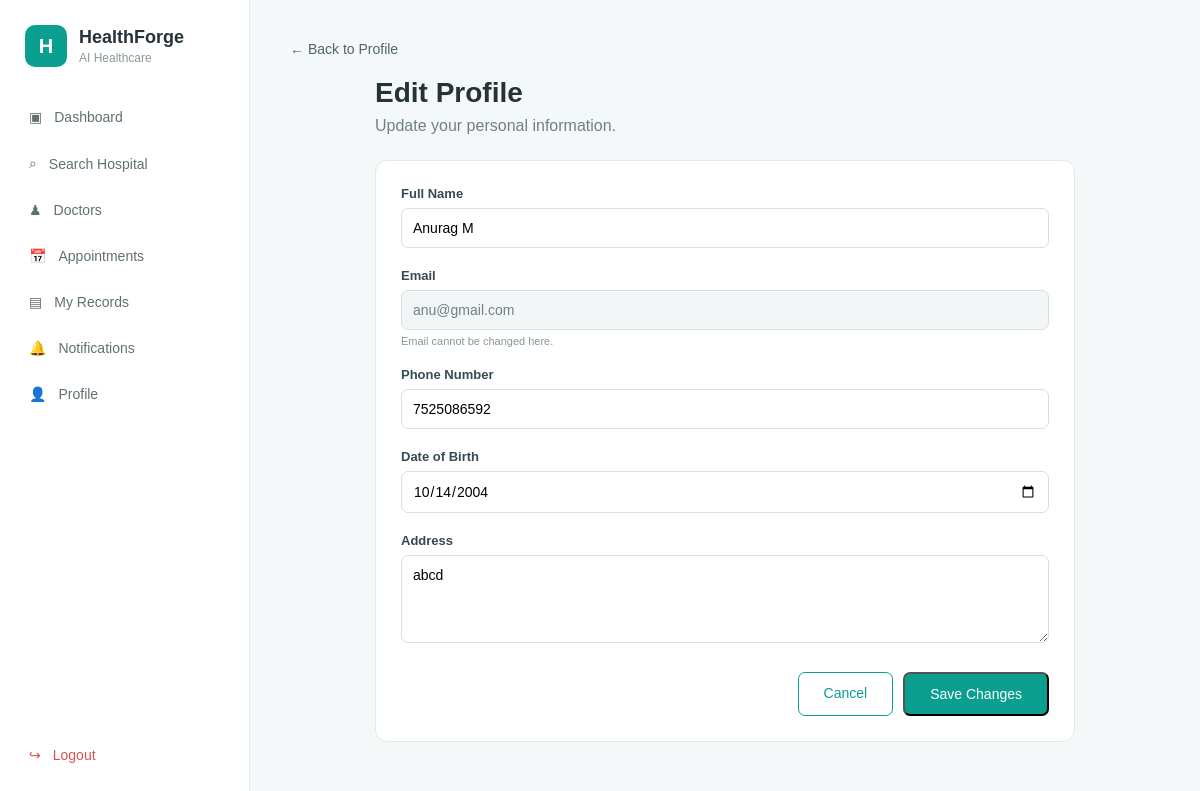
The page /profile/edit (signed in) on the database its author committed.
### app.py (models this page shows)
class Patient(db.Model):
    id=db.Column(db.Integer,primary_key=True)
    name=db.Column(db.String(50),nullable=False)
    email=db.Column(db.String(50),nullable=False,unique=True)
    password_hash=db.Column(db.String(50),nullable=False)
    phone=db.Column(db.String(15),nullable=False,unique=True)
    date_of_birth=db.Column(db.Date,nullable=False)
    address=db.Column(db.String(100),nullable=True)

### app.py (the view, shortened to what this page needs)
@app.route(
    "/profile/edit",
    methods=["GET", "POST"]
)
def edit_profile():
    if "patient_id" not in session:
        return redirect(url_for("role_login", role="patient"))
    patient = db.session.get(
        Patient,
        session["patient_id"]
    )
    if patient is None:
        return redirect(url_for("role_login", role="patient"))
    return render_template(
        "edit_profile.html",
        patient=patient
    )

### app.py (called while the page is built)
@app.context_processor
def inject_notification_count():
    unread_notification_count = 0
    if "patient_id" in session:
        unread_notification_count = Notification.query.filter_by(
            patient_id=session["patient_id"],
            is_read=False
        ).count()
    return {
        "unread_notification_count": unread_notification_count
    }

@app.context_processor
def merged_globals():
    unread = sum(1 for n in doctor_notifications if not n["read"])
    return {
        "doctor": DOCTOR,
        "unread_notifications": unread,
        "today": date.today().strftime("%d %b %Y"),
    }

### templates/edit_profile.html (shortened to what this page needs)
{% extends "base.html" %}
{% block content %}
<a
    href="{{ url_for('profile') }}"
    class="back-link"
>
    ← Back to Profile
</a>
<div class="edit-profile-page">
    <div class="page-header">
        <h1>
            Edit Profile
        </h1>
        <p>
            Update your personal information.
        </p>
    </div>
    <div class="edit-profile-card">
        <form
            method="POST"
            action="{{ url_for('edit_profile') }}"
        >
            <div class="profile-form-group">
                <label for="name">
                    Full Name
                </label>
                <input
                    type="text"
                    id="name"
                    name="name"
                    value="{{ patient.name }}"
                    required
                >
            </div>
            <div class="profile-form-group">
                <label for="email">
                    Email
                </label>
                <input
                    type="email"
                    id="email"
                    value="{{ patient.email }}"
                    disabled
                >
                <small>
                    Email cannot be changed here.
                </small>
            </div>
            <div class="profile-form-group">
                <label for="phone">
                    Phone Number
                </label>
                <input
                    type="tel"
                    id="phone"
                    name="phone"
                    value="{{ patient.phone }}"
                    required
                >
            </div>
            <div class="profile-form-group">
                <label for="date_of_birth">
                    Date of Birth
                </label>
                <input
                    type="date"
                    id="date_of_birth"
                    name="date_of_birth"
                    {% if patient.date_of_birth %}
                    value="{{ patient.date_of_birth.strftime('%Y-%m-%d') }}"
                    {% endif %}
                >
            </div>
            <div class="profile-form-group">
                <label for="address">
                    Address
                </label>
                <textarea
                    id="address"
                    name="address"
                    rows="4"
                    placeholder="Enter your address"
                >{{ patient.address or "" }}</textarea>
            </div>
            <div class="profile-form-actions">
                <a
                    href="{{ url_for('profile') }}"
                    class="secondary-button"
                >
                    Cancel
                </a>
                <button
                    type="submit"
                    class="primary-button"
                >
                    Save Changes
                </button>
            </div>
        </form>
    </div>
</div>
{% endblock %}

### static/css/style.css (style rules this page uses)
* { box-sizing: border-box; margin: 0; padding: 0; }
body { font-family: Arial, sans-serif; background: #f5f8f8; color: #263238; }
.page-header { margin-bottom: 25px; }
.page-header h1 { font-size: 28px; margin-bottom: 8px; }
.page-header p { color: #718080; }
.back-link { display: inline-block; margin-bottom: 20px; color: #526464; text-decoration: none; font-size: 14px; }
.primary-button, .secondary-button { display: inline-block; padding: 12px 25px; border-radius: 7px; text-decoration: none; font-size: 14px; }
.primary-button { background: #0b9f8f; color: white; }
.secondary-button { border: 1px solid #0b9f8f; color: #0b9f8f; background: white; }
.edit-profile-page { max-width: 700px; margin: 0 auto; }
.edit-profile-card { background: white; border: 1px solid #e1e9e9; border-radius: 12px; padding: 25px; }
.profile-form-group { margin-bottom: 20px; }
.profile-form-group label { display: block; font-size: 13px; font-weight: 600; color: #344b53; margin-bottom: 7px; }
.profile-form-group input, .profile-form-group textarea { width: 100%; box-sizing: border-box; border: 1px solid #d6e0e0; border-radius: 7px; padding: 11px; font-size: 14px; outline: none; font-family: inherit; }
.profile-form-group input:disabled { background: #f3f6f6; color: #718080; cursor: not-allowed; }
.profile-form-group small { display: block; color: #899898; font-size: 11px; margin-top: 5px; }
.profile-form-actions { display: flex; justify-content: flex-end; gap: 10px; margin-top: 25px; }

### rows shown on the page
Patient: name "Anurag M", email "anu@gmail.com", phone "7525086592", date_of_birth "10/14/2004", address "abcd"
